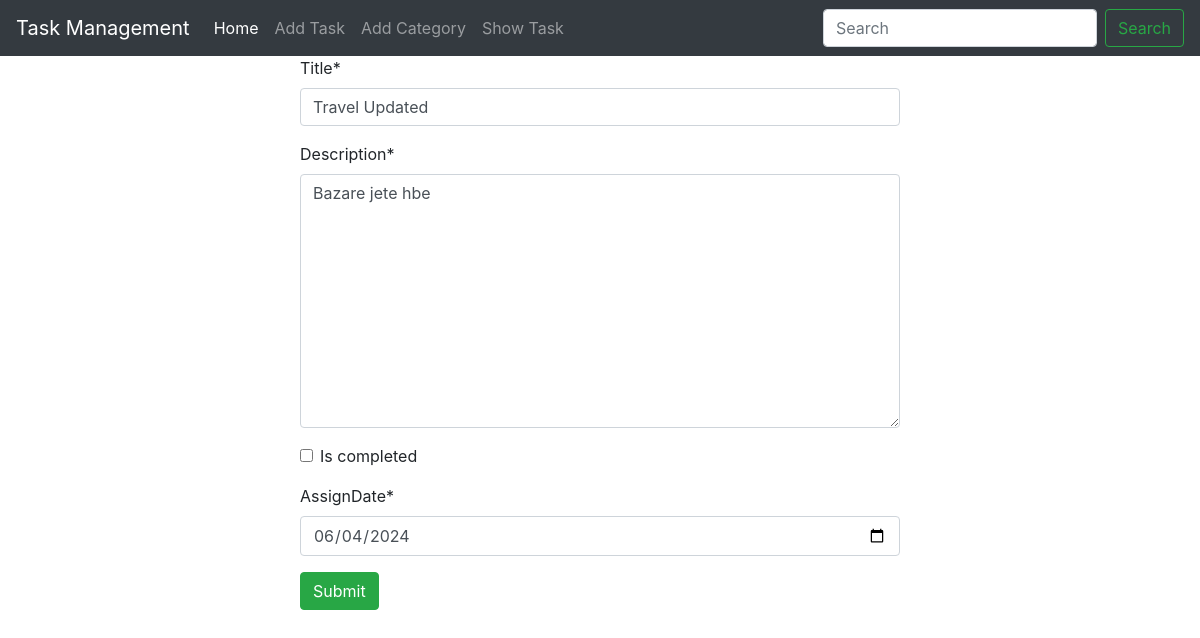
The app's page /editTask/2 with its own data.
### task/models.py (models this page shows, shortened)
class Task(models.Model):
    title = models.CharField(max_length=100)
    description = models.TextField()
    is_completed = models.BooleanField(default=False)
    assignDate = models.DateField()

### TaskManagemnetSystem/views.py (the view)
# urls.py: path('editTask/<int:id>', editTask, name="editTask"),
def editTask(request, id):
    task = Task.objects.get(pk=id)
    form = TaskForm(instance=task)
    if request.method == "POST":
        form = TaskForm(request.POST, instance=task)
        if form.is_valid():
            form.save()
            return redirect('showTask')
    return render(request, 'addTask.html',{'form': form})

### task/forms.py
class TaskForm(forms.ModelForm):
    class Meta:
        model = Task
        fields = '__all__'
        widgets = {
            'assignDate': forms.DateInput(attrs={'type':'date'}),
        }

### task/templates/addTask.html (shortened to what this page needs)
{% extends 'base.html' %}
{% load crispy_forms_tags %}
{% block content  %}
<form action="", method="post" style="width: 50%; margin:auto">
    {{ form | crispy }}
    <input type="submit" value="Submit" class="btn btn-success">
</form>
{% endblock %}

### records on screen
Task: title "Travel Updated", description "Bazare jete hbe", assignDate "06/04/2024"
